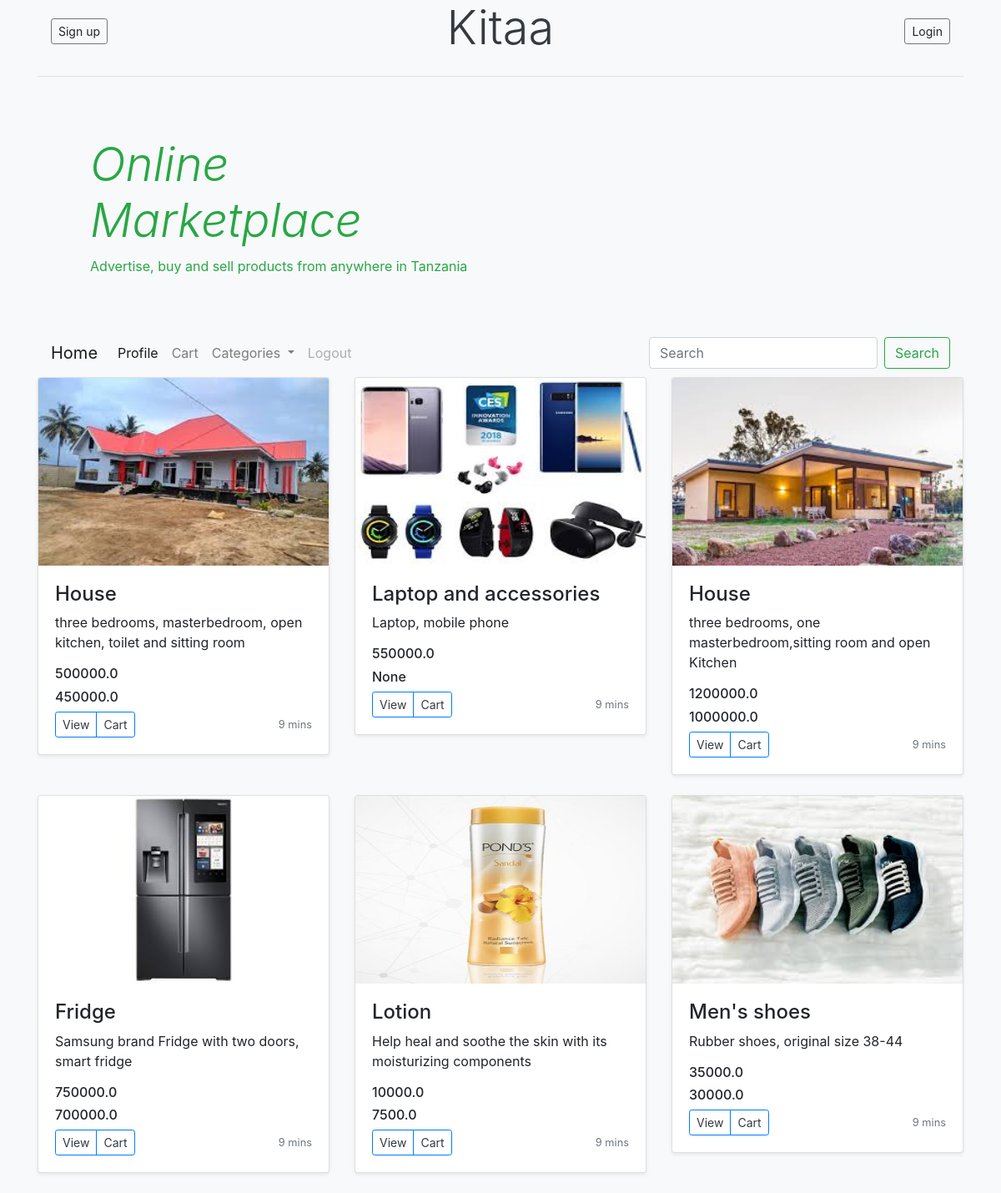
The page / on the database its author committed.
### Kitaa/models.py (models this page shows, shortened)
class Items(models.Model):
    item_title = models.CharField(max_length=150)
    category = models.CharField(choices=CATEGORY_CHOICES, max_length=2)
    item_description = models.CharField(max_length=250, blank=False, null=False)
    item_price = models.FloatField()
    item_disc_price = models.FloatField(blank=True, null=True)
    item_image = models.ImageField(default='default.jpg',upload_to='product_img',blank=False,null=False)
    date_posted= models.DateTimeField(default=timezone.now)
    user = models.ForeignKey(User,on_delete= models.CASCADE)
    '''def save(self):
        super().save()

        img = Image.open(self.item_image.path)

        if img.height > 400 or img.width > 400:
            output_size=(400,400)
            img.thumbnail(output_size)
            img.save(self.item_image.path)'''
    def save(self, *args, **kwargs):
        super().save(*args, **kwargs)
        img = Image.open(self.item_image.path)
        if img.height > 400 or img.width > 400:
            output_size = (400, 400)
            img.thumbnail(output_size)
            img.save(self.item_image.path)

### Kitaa/views.py (the view)
# urls.py: path('', views.home, name='home-view'),
def home(request):
    item = Items.objects.all()
    context = {'item':item }
    return render (request, 'Kitaa/home.html', context)

### Kitaa/templates/Kitaa/home.html
{% extends 'Kitaa/base.html' %}
{% block content %}
{% for items in item %}
  {% if forloop.first %}<div class="row">{% endif %}
  <div class="col-md-4">
    <div class="card mb-4 shadow-sm ">
      <img class="bd-placeholder-img card-img-top" width="100%" height="225" src="{{items.item_image.url}}" preserveAspectRatio="xMidYMid slice" focusable="false" role="img" aria-label="Placeholder: Thumbnail">
      <div class="card-body">
        <h4>{{ items.item_title }}</h4>
        <p class="card-text">{{ items.item_description }}</p>
        <h6>{{ items.item_price }}</h6>
        <h6>{{ items.item_disc_price }}</h6>
        <div class="d-flex justify-content-between align-items-center">
          <div class="btn-group">
            <button type="button" class="btn btn-sm btn-outline-primary btn-warning"><text class="text-dark">View</text></button>
            <button type="button" class="btn btn-sm btn-outline-primary btn-danger"><text class="text-dark">Cart</button>
          </div>
          <small class="text-muted">9 mins</small>
        </div>
      </div>
    </div>
  </div>
{% if forloop.counter|divisibleby:3 %}</div><div class="row">{% endif %}
{% if forloop.last %}</div>{% endif %}
{% endfor %}
{% endblock content %}

### Kitaa/templates/Kitaa/base.html (shortened to what this page needs)
<!doctype html>
<html lang="en">
  <head>
    <link rel="stylesheet" href="https://cdn.jsdelivr.net/npm/bootstrap@4.1.3/dist/css/bootstrap.min.css">
  </head>
  <body class="bg-light">
   <div class='container'>
    <div class="row flex-nowrap justify-content-between align-items-center">
        <div class="col-4 col-md-4"><a class="btn btn-sm btn-outline-secondary ml-3">Sign up</a></div>
        <div class="col-4 col-md-4 text-center"><a class="text-dark blog-header-logo"><h1 class="display-4">Kitaa</h1></a></div>
        <div class="col-4 col-md-4 d-flex justify-content-end align-items-center">
            <a class="btn btn-sm btn-outline-secondary mr-3">Login</a>
        </div>
    </div><hr>
    <div class="container mt-3">
        <div class="mt-4 p-1 p-md-5 bg-secondary text-white rounded bg-light">
          <div class="col-md-6 px-0">
              <h1 class="display-4 font-italic text-success">Online Marketplace</h1>
                  <p class="text-justify text-success">Advertise, buy and sell products from anywhere in Tanzania</p>
              </div>
        </div>
  </div>
  {% include 'Kitaa/navbar.html' %}
  <div class="col-md-8 col-lg-8">
   </div>
    {% block content %}
    {% endblock content %}
</div>
</body>
</html>

### Kitaa/templates/Kitaa/navbar.html (shortened to what this page needs)
<nav class="navbar navbar-expand-lg navbar-light bg-light">
    <a class="navbar-brand" href="#">Home</a>
    <div class="collapse navbar-collapse" id="navbarSupportedContent">
      <ul class="navbar-nav mr-auto">
        <li class="nav-item active">
          <a class="nav-link" href="#">Profile<span class="sr-only">(current)</span></a>
        </li>
        <li class="nav-item">
          <a class="nav-link" href="#">Cart</a>
        </li>
        <li class="nav-item dropdown">
          <a class="nav-link dropdown-toggle" href="#" id="navbarDropdown" role="button" data-toggle="dropdown" aria-haspopup="true" aria-expanded="false">
            Categories
          </a>
        </li>
        <li class="nav-item">
          <a class="nav-link disabled" href="#">Logout</a>
        </li>
      </ul>
      <form class="form-inline my-2 my-lg-0">
        <input class="form-control mr-sm-2" type="search" placeholder="Search" aria-label="Search">
        <button class="btn btn-outline-success my-2 my-sm-0" type="submit">Search</button>
      </form>
    </div>
  </nav>

### rows shown on the page
Items: item_image (picture), item_title "House", item_description "three bedrooms, masterbedroom, open kitchen, toilet and sitting room", item_price "500000.0", item_disc_price "450000.0"
Items: item_image (picture), item_title "Laptop and accessories", item_description "Laptop, mobile phone", item_price "550000.0", item_disc_price "None"
Items: item_image (picture), item_title "House", item_description "three bedrooms, one masterbedroom,sitting room and open Kitchen", item_price "1200000.0", item_disc_price "1000000.0"
Items: item_image (picture), item_title "Fridge", item_description "Samsung brand Fridge with two doors, smart fridge", item_price "750000.0", item_disc_price "700000.0"
Items: item_image (picture), item_title "Lotion", item_description "Help heal and soothe the skin with its moisturizing components", item_price "10000.0", item_disc_price "7500.0"
Items: item_image (picture), item_title "Men's shoes", item_description "Rubber shoes, original size 38-44", item_price "35000.0", item_disc_price "30000.0"
